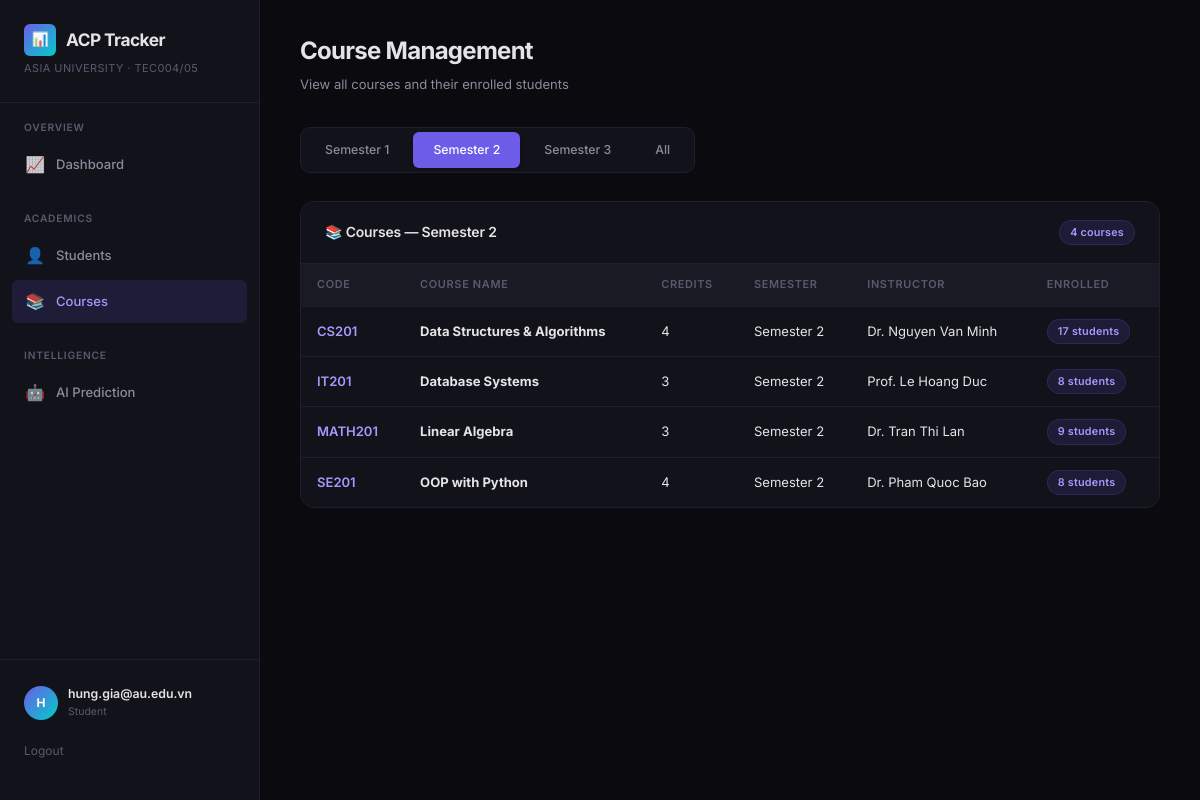
Screenshot of /courses?semester_id=2 (signed in) with the database file from the repository.
### tables this page shows
CREATE TABLE Students (
    id INTEGER PRIMARY KEY AUTOINCREMENT,
    student_code TEXT UNIQUE NOT NULL,
    name TEXT NOT NULL,
    email TEXT,
    date_of_birth TEXT,
    role TEXT DEFAULT 'student'
);

CREATE TABLE Semesters (
    id INTEGER PRIMARY KEY AUTOINCREMENT,
    name TEXT NOT NULL,
    year INTEGER NOT NULL,
    start_date TEXT,
    end_date TEXT
);

CREATE TABLE Courses (
    id INTEGER PRIMARY KEY AUTOINCREMENT,
    course_code TEXT UNIQUE NOT NULL,
    name TEXT NOT NULL,
    credits INTEGER NOT NULL,
    semester_id INTEGER NOT NULL,
    instructor_id INTEGER,
    FOREIGN KEY (semester_id) REFERENCES Semesters(id),
    FOREIGN KEY (instructor_id) REFERENCES Instructors(id)
);

CREATE TABLE Instructors (
    id INTEGER PRIMARY KEY AUTOINCREMENT,
    name TEXT NOT NULL,
    email TEXT,
    department TEXT,
    role TEXT DEFAULT 'instructor'
);

### app.py (the view)
@app.route("/courses")
@login_required
@require_role("admin", "instructor", "student")
def courses_page():
    semester_id = request.args.get("semester_id", type=int)
    semesters = get_semesters()
    semester_label = _semester_label(semester_id)
    course_objects = Course.all(semester_id)
    courses = [
        {
            "id": c.id,
            "course_code": c.course_code,
            "name": c.name,
            "credits": c.credits,
            "semester_name": c.get_semester_name(),
            "instructor_name": (lambda i: i.name if i else "TBD")(Instructor.from_db(c.instructor_id) if c.instructor_id else None),
            "enrolled_count": len(c.get_enrolled_students()),
        }
        for c in course_objects
    ]
    return render_template(
        "courses.html",
        active_page="courses",
        semesters=semesters,
        current_semester=semester_id,
        semester_label=semester_label,
        courses=courses,
    )

### app.py (called while the page is built)
def get_semesters():
    return execute_query("SELECT * FROM Semesters ORDER BY id", fetchall=True)

def _semester_label(semester_id):
    if semester_id:
        sem = execute_query("SELECT name FROM Semesters WHERE id=?", (semester_id,), fetchone=True)
        return sem["name"] if sem else "Unknown"
    return "All Semesters"

### database/connection.py (called while the page is built)
@contextmanager
def get_connection():
    conn = sqlite3.connect(config.DB_PATH)
    conn.row_factory = sqlite3.Row
    conn.execute("PRAGMA foreign_keys = ON")
    try:
        yield conn
        conn.commit()
    except Exception:
        conn.rollback()
        raise
    finally:
        conn.close()

def execute_query(query, params=(), fetchone=False, fetchall=False):
    with get_connection() as conn:
        cursor = conn.execute(query, params)
        if fetchone:
            return cursor.fetchone()
        if fetchall:
            return cursor.fetchall()
        return cursor.lastrowid

### models/course.py (called while the page is built)
    @classmethod
    def all(cls, semester_id=None):
        if semester_id:
            rows = execute_query(
                "SELECT * FROM Courses WHERE semester_id=? ORDER BY course_code",
                (semester_id,), fetchall=True,
            )
        else:
            rows = execute_query("SELECT * FROM Courses ORDER BY course_code", fetchall=True)
        return [
            cls(
                course_code=r["course_code"], name=r["name"], credits=r["credits"],
                semester_id=r["semester_id"], instructor_id=r["instructor_id"], db_id=r["id"],
            )
            for r in rows
        ]

    def get_enrolled_students(self):
        return execute_query(
            """SELECT s.* FROM Students s
               JOIN Enrollments e ON s.id = e.student_id
               WHERE e.course_id = ? AND e.status = 'active'
               ORDER BY s.name""",
            (self.id,), fetchall=True,
        )

    def get_semester_name(self):
        row = execute_query("SELECT name FROM Semesters WHERE id=?", (self.semester_id,), fetchone=True)
        return row["name"] if row else "Unknown"

### models/person.py (called while the page is built)
    @classmethod
    def from_db(cls, instructor_id):
        row = execute_query(
            "SELECT * FROM Instructors WHERE id=?", (instructor_id,), fetchone=True
        )
        if not row:
            return None
        return cls(
            name=row["name"],
            email=row["email"],
            department=row["department"],
            db_id=row["id"],
        )

### templates/courses.html (shortened to what this page needs)
{% extends "base.html" %}
{% block content %}
<div class="page-header">
    <h2>Course Management</h2>
    <p class="page-subtitle">View all courses and their enrolled students</p>
</div>
<div class="semester-tabs" id="course-semester-filter">
    {% for sem in semesters %}
        <a href="{{ url_for('courses_page', semester_id=sem.id) }}"
           class="semester-tab {% if current_semester == sem.id %}active{% endif %}">
            {{ sem.name }}
        </a>
    {% endfor %}
    <a href="{{ url_for('courses_page') }}"
       class="semester-tab {% if current_semester is none %}active{% endif %}">
        All
    </a>
</div>
<div class="card animate-in">
    <div class="card-header">
        <h3>📚 Courses — {{ semester_label }}</h3>
        <span class="badge badge-accent">{{ courses|length }} courses</span>
    </div>
    <div class="card-body flush">
        <table class="data-table" id="courses-table">
            <thead>
                <tr>
                    <th>Code</th>
                    <th>Course Name</th>
                    <th>Credits</th>
                    <th>Semester</th>
                    <th>Instructor</th>
                    <th>Enrolled</th>
                </tr>
            </thead>
            <tbody>
                {% for c in courses %}
                <tr>
                    <td><span style="color: var(--accent-secondary); font-weight: 600;">{{ c.course_code }}</span></td>
                    <td><strong>{{ c.name }}</strong></td>
                    <td>{{ c.credits }}</td>
                    <td>{{ c.semester_name }}</td>
                    <td>{{ c.instructor_name or 'TBD' }}</td>
                    <td><span class="badge badge-accent">{{ c.enrolled_count }} students</span></td>
                </tr>
                {% endfor %}
            </tbody>
        </table>
    </div>
</div>
{% endblock %}

### templates/base.html (shortened to what this page needs)
<!DOCTYPE html>
<html lang="en">
<head>
    <link rel="stylesheet" href="{{ url_for('static', filename='css/style.css') }}">
</head>
<body>
    <div class="app-layout">
        <aside class="sidebar">
            <div class="sidebar-brand">
                <h1>
                    <span class="brand-icon">📊</span>
                    ACP Tracker
                </h1>
                <div class="brand-sub">Asia University · TEC004/05</div>
            </div>
            <nav class="sidebar-nav">
                <div class="nav-section">
                    <div class="nav-section-title">Overview</div>
                    <a href="{{ url_for('dashboard') }}" class="nav-link {% if active_page == 'dashboard' %}active{% endif %}" id="nav-dashboard">
                        <span class="nav-icon">📈</span> Dashboard
                    </a>
                </div>
                <div class="nav-section">
                    <div class="nav-section-title">Academics</div>
                    <a href="{{ url_for('students_page') }}" class="nav-link {% if active_page == 'students' %}active{% endif %}" id="nav-students">
                        <span class="nav-icon">👤</span> Students
                    </a>
                    <a href="{{ url_for('courses_page') }}" class="nav-link {% if active_page == 'courses' %}active{% endif %}" id="nav-courses">
                        <span class="nav-icon">📚</span> Courses
                    </a>
                </div>
                <div class="nav-section">
                    <div class="nav-section-title">Intelligence</div>
                    <a href="{{ url_for('prediction_page') }}" class="nav-link {% if active_page == 'prediction' %}active{% endif %}" id="nav-prediction">
                        <span class="nav-icon">🤖</span> AI Prediction
                    </a>
                </div>
            </nav>
            <div class="sidebar-footer">
                <div class="user-badge">
                    <div class="user-avatar">{{ (session.get('user_name', 'A'))[0] | upper }}</div>
                    <div class="user-info">
                        <div class="user-name">{{ session.get('user_name', 'Guest') }}</div>
                        <div class="user-role">{{ session.get('user_role', 'guest') }}</div>
                    </div>
                </div>
                {% if session.get('user_role') %}
                <a href="{{ url_for('logout') }}" style="display:block; margin-top:12px; font-size:0.8rem; color: var(--text-tertiary);">Logout</a>
                {% else %}
                <a href="{{ url_for('login') }}" style="display:block; margin-top:12px; font-size:0.8rem; color: var(--accent-secondary);">Login</a>
                {% endif %}
            </div>
        </aside>
        <main class="main-content">
            {% block content %}{% endblock %}
        </main>
    </div>
</body>
</html>

### rows the page displays
Students: get "hung.gia@au.edu.vn"
Semesters: name "Semester 1"
Semesters: name "Semester 2", semester_name "Semester 2" "Semester 2" "Semester 2" "Semester 2"
Semesters: name "Semester 3"
Courses: course_code "CS201", name "Data Structures & Algorithms"
Instructors: name "Dr. Nguyen Van Minh"
Courses: course_code "IT201", name "Database Systems"
Instructors: name "Prof. Le Hoang Duc"
Courses: course_code "MATH201", name "Linear Algebra"
Instructors: name "Dr. Tran Thi Lan"
Courses: course_code "SE201", name "OOP with Python"
Instructors: name "Dr. Pham Quoc Bao"

### other values shown
{{ (session.get('user_name', 'A'))[0] | upper }} "H"
{{ session.get('user_role', 'guest') }} "Student"
{{ courses|length }} "4"
{{ c.credits }} "4" "3" "3" "4"
{{ c.enrolled_count }} "17" "8" "9" "8"
